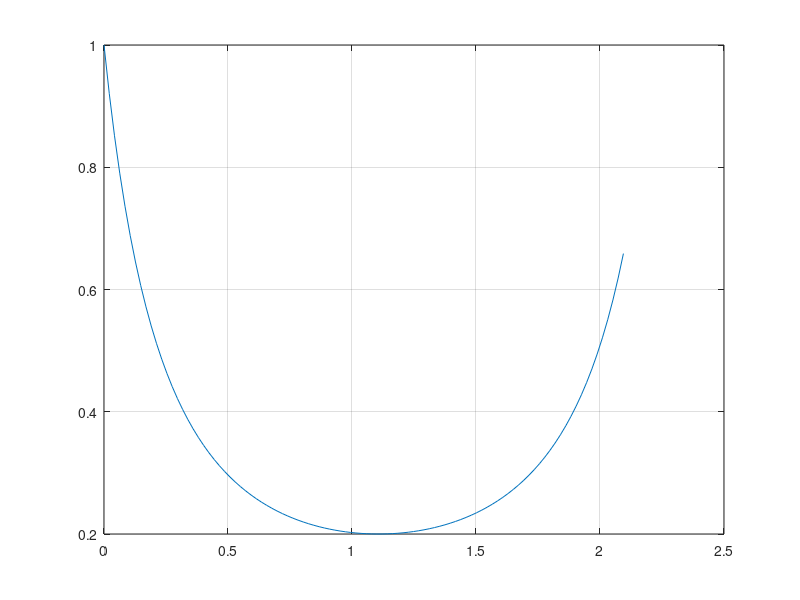

Source code (MATLAB): (Note: this script raises an error after producing the figure.)
a1 = 1;
b1 = 2;
N = 100;
L1 = 0;
L2 = 2*pi/3;
x = linspace(L1,L2,N);
Y = 1./(a1.*cos(x)+b1.*sin(x)).^2;
Y1 =@(x)1./(a1.*cos(x)+b1.*sin(x)).^2;
plot(x,Y);
grid on;
xr = ginput(2);
[x_m,y_m] = fminbnd(Y1,xr(1,1),xr(2,1));
hold on;
plot(x_m,y_m,'r*',xr(1,1),xr(1,2),'g*',xr(2,1),xr(2,2),'g*');
hold off;